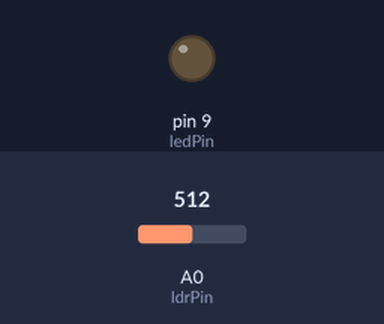
The sketch below on a simulated Arduino Uno, built with avr-gcc and run on an emulated ATmega328P. On the bench: output pins drawn as LEDs (lit = HIGH). The test bench sets the inputs (shaded band); at power-on: A0 (ldrPin) = 512.

Above: at 1.2 s.
1.3 s: A0 (ldrPin) set to 490
At 2.1 s:
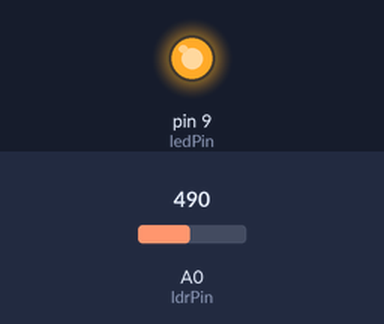
2.8 s: A0 (ldrPin) set to 510
At 3.2 s:
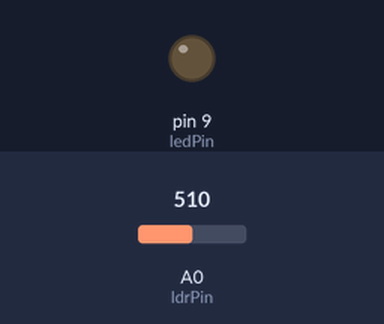
4.3 s: A0 (ldrPin) set to 306
At 5.6 s:
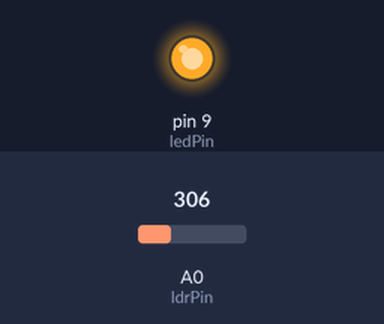
Timing chart, 0 to 7.3 s (numbered marks = the images above; inputs shaded):
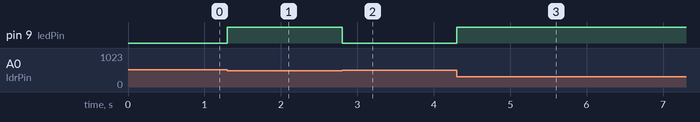

Measured:
- the behaviour switches between 500 and 499 on A0 (ldrPin) (found by bisection; images 0 and 1)
- after the input at 1.3 s, pin 9 (ledPin): LOW → HIGH at once
- after the input at 2.8 s, pin 9 (ledPin): HIGH → LOW at once
- after the input at 4.3 s, pin 9 (ledPin): LOW → HIGH at once

The sketch:

LDR_Sensor.ino
```cpp
const int ldrPin = A0;  // LDR sensor OUT pin
const int ledPin = 9;  // LED anode pin

void setup()
{
  pinMode(ldrPin, INPUT);
  pinMode(ledPin, OUTPUT);
}

void loop()
 {
  int ldrValue = analogRead(ldrPin);

  if (ldrValue < 500)   // Adjust threshold value
    {
      digitalWrite(ledPin, HIGH); // Turn on LED
    }
     else
     {
        digitalWrite(ledPin, LOW);  // Turn off LED
     }

 }
```
